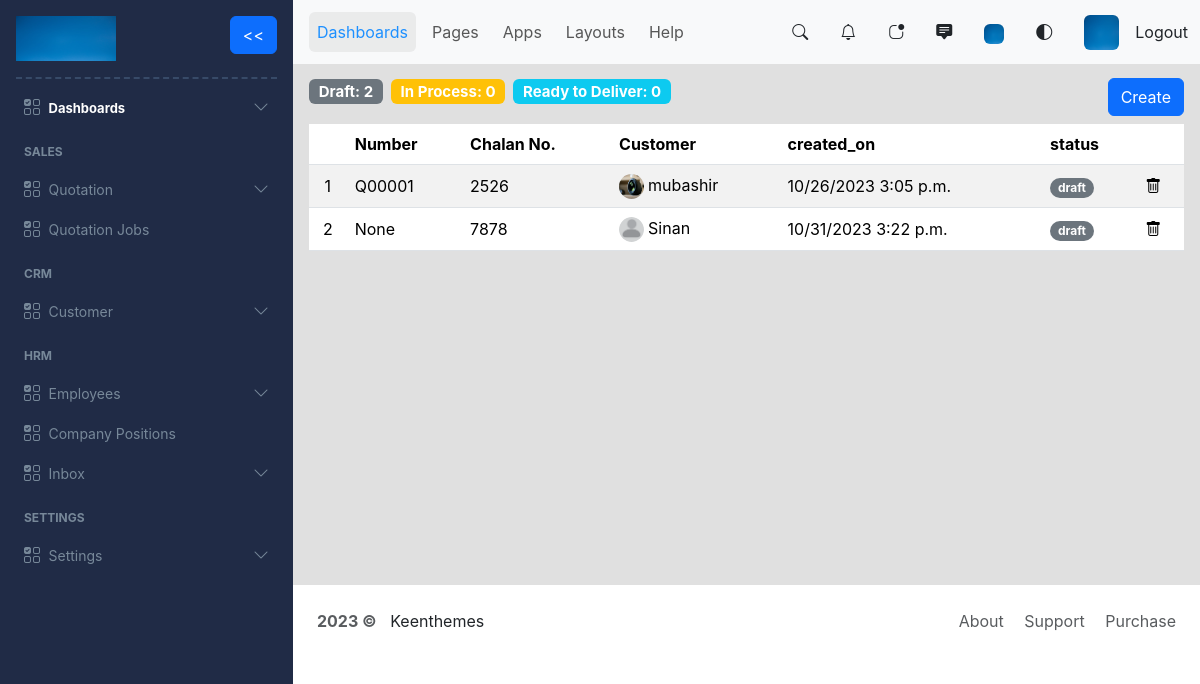
Screenshot of /view_quotations (signed in) with the database file from the repository.
### myapp/models.py (models this page shows, shortened)
class Quotation(models.Model):
    status_choices=( ('draft', 'Draft'), ('in_process', 'In Process'), ('ready_to_deliver', 'Ready to Deliver'), ('delivered_successfully', 'Delivered Successfully') )
    id = models.UUIDField(primary_key=True, default=uuid.uuid4, unique=True, editable=False)
    customer_id = models.ForeignKey(Customer, on_delete=models.CASCADE)
    chalan_no = models.IntegerField(null=False, blank=True)
    created_on = models.DateTimeField(default=timezone.now ,null=False, blank=False)
    status = models.CharField(max_length=50, choices=status_choices, default='draft')
    sequential_code = models.CharField(max_length=30, null=True, blank=True, unique=True)

class Customer(models.Model):
    id = models.UUIDField(primary_key=True, default=uuid.uuid4, unique=True, editable=False)
    name = models.CharField(max_length=30)
    address = models.CharField(max_length=150)
    contact = models.IntegerField()
    email = models.EmailField()
    profile_image = models.ImageField(null=True, blank=True, upload_to="profiles/")

### myapp/views.py (the view)
# urls.py: path('view_quotations', views.viewQuotations, name='view_quotations'),
@login_required
def viewQuotations(request):
    quotations = Quotation.objects.all()
    draft_quotation = len(Quotation.objects.filter(status = 'draft'))
    in_process_quotation = len(Quotation.objects.filter(status = 'in_process'))
    ready_to_deliver_quotation = len(Quotation.objects.filter(status = 'ready_to_deliver'))
    quotations_exist = quotations.exists()
    return render(request, "quotation/view_quotations.html", {'quotations': quotations, 'quotations_exist': quotations_exist, 'draft_quotation': draft_quotation, 'in_process_quotation': in_process_quotation, 'ready_to_deliver_quotation': ready_to_deliver_quotation})

### myapp/templates/quotation/view_quotations.html (shortened to what this page needs)
{% extends 'index.html' %}
{% block content %}
{% load static %}
<div class='d-flex justify-content-between'>
    <div class="d-flex">
        <h5> <span class="badge bg-secondary">Draft: {{ draft_quotation }} </span> </h5>
        <h5> <span class="badge bg-warning ms-2">In Process: {{ in_process_quotation }} </span> </h5>
        <h5> <span class="badge bg-info ms-2">Ready to Deliver: {{ ready_to_deliver_quotation }} </span> </h5>
    </div>
    <div>
        <a href = "{% url 'create_quotation' %}"class="btn btn-primary">Create</a>
    </div>
</div>
{% if quotations_exist %}
<div class='table-responsive'>
    <table class="table table-striped mt-2 align-middle">
        <thead>
        <tr>
            <th scope="col"></th>
            <th scope="col">Number</th>
            <th scope="col">Chalan No.</th>
            <th scope="col">Customer</th>
            <th scope="col">created_on</th>
            <th scope="col">status</th>
            <th scope="col"></th>
        </tr>
        </thead>
        <tbody>
        {% for quotation in quotations %}
            <tr style="height: 42px;">
                <td class="text-center">{{forloop.counter}}</td>
                <td><a href="{% url 'update_quotation' quotation.id %}" style="text-decoration: none; color: black;">{{quotation.sequential_code}}</a></td>
                <td><a href="{% url 'update_quotation' quotation.id %}" style="text-decoration: none; color: black;">{{quotation.chalan_no}}</a></td>
                <td><a href="{% url 'update_quotation' quotation.id %}" style="text-decoration: none; color: black;">
                    {% if quotation.customer_id.profile_image %}
                        <img src="{{quotation.customer_id.profile_image.url}}" alt="Profile not loading..." class="me-1" style="width: 25px; height: 25px; border-radius: 50%;">{{quotation.customer_id.name}}
                    {% else %}
                        <img src="{% static 'image/default.png' %}" alt="Profile not loading..." class="me-1" style="width: 25px; height: 25px; border-radius: 50%;">{{quotation.customer_id.name}}
                    {% endif %}
                </a>
                </td>
                <td><a href="{% url 'update_quotation' quotation.id %}" style="text-decoration: none; color: black;">{{quotation.created_on|date:"m/d/Y g:i a" }}</a></td>
                <td><a href="{% url 'update_quotation' quotation.id %}" style="text-decoration: none; color: black;">
                    {% if quotation.status == 'draft' %}
                        <span class="badge bg-secondary rounded-pill">{{quotation.status}}</span>
                    {% elif quotation.status == 'in_process' %}
                        <span class="badge bg-warning rounded-pill">{{quotation.status}}</span>
                    {% elif quotation.status == 'ready_to_deliver' %}
                        <span class="badge bg-info rounded-pill">{{quotation.status}}</span>
                    {% else %}
                        <span class="badge bg-success rounded-pill">{{quotation.status}}</span>
                    {% endif %}
                </a>
                </td>
                <td>
                    <a href="" class="deleteQuotation" data-bs-toggle="modal" data-bs-target="#deleteModal" data-bs-id="{{quotation.id}}" data-bs-name="{{ quotation.customer_id.name }}" data-bs-chalan="{{ quotation.chalan_no }}" style="color: black;"><i class="bi bi-trash"></i>
                    </a>
                </td>
            </tr>
        {% endfor %}
        </tbody>
    </table>
</div>
{% else %}
<div class="d-flex justify-content-center">
    <span class="pt-5">Empty quotations. <a href="{% url 'create_quotation' %}">Create</a> a new one.</span>
</div>
{% endif %}
{% endblock content %}

### myapp/static/css/keenweb.css (style rules this page uses)
* { font-family: Inter, Helvetica, "sans-serif";; }

### rows the page displays
Quotation: sequential_code "Q00001", chalan_no "2526", customer_id.profile_image (picture), customer_id.name "mubashir", created_on "10/26/2023 3:05 p.m.", status "draft"
Quotation: sequential_code "None", chalan_no "7878", customer_id.name "Sinan", created_on "10/31/2023 3:22 p.m.", status "draft"

### other values shown
{{ draft_quotation }} "2"
{{ in_process_quotation }} "0"
{{ ready_to_deliver_quotation }} "0"
